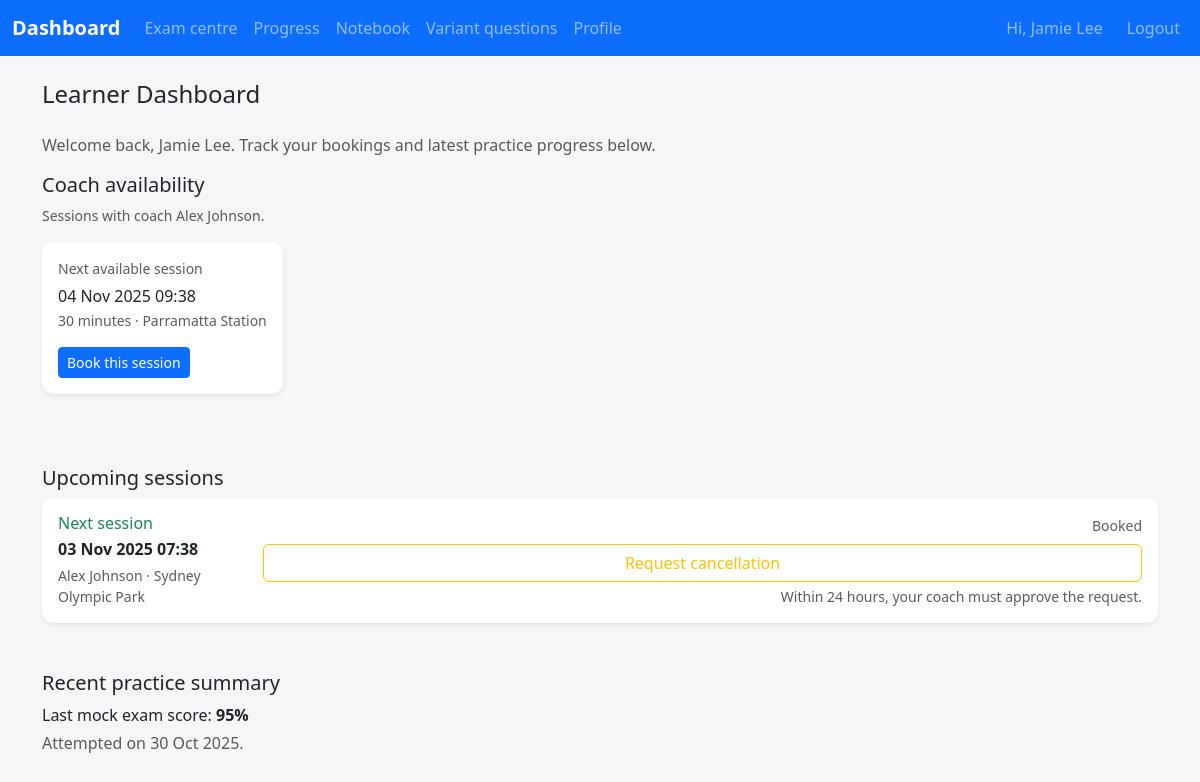
/student/dashboard (signed in), run on the app's committed database.
### app/models.py (models this page shows, shortened)
class Student(UserMixin, db.Model):
    __tablename__ = "students"
    id = db.Column(db.Integer, primary_key=True)
    name = db.Column(db.String(120), nullable=False)
    email = db.Column(db.String(120), unique=True)
    mobile_number = db.Column(db.String(20), unique=True, nullable=False)
    password_hash = db.Column(db.String(255), nullable=False)
    state = db.Column(db.String(10), nullable=False)
    preferred_language = db.Column(db.String(20), nullable=False, default="ENGLISH")
    target_exam_date = db.Column(Date)
    avatar_url = db.Column(db.String(500))
    notification_push_enabled = db.Column(Boolean, nullable=False, default=True)
    notification_email_enabled = db.Column(Boolean, nullable=False, default=True)
    profile_version = db.Column(db.Integer, nullable=False, default=1)
    profile_updated_at = db.Column(
        db.DateTime, default=datetime.utcnow, onupdate=datetime.utcnow, nullable=False
    )
    last_login_at = db.Column(db.DateTime)
    assigned_coach_id = db.Column(db.Integer, db.ForeignKey("coaches.id"))
    coach = db.relationship("Coach", back_populates="students")
    mock_exam_summaries = db.relationship(
        "MockExamSummary", back_populates="student", cascade="all, delete-orphan"
    )
    bookings = db.relationship("Appointment", back_populates="student")
    exam_sessions = db.relationship(
        "StudentExamSession", back_populates="student", cascade="all, delete-orphan"
    )
    question_attempts = db.relationship(
        "QuestionAttempt", back_populates="student", cascade="all, delete-orphan"
    )
    notebook_entries = db.relationship(
        "NotebookEntry", back_populates="student", cascade="all, delete-orphan"
    )
    state_progress = db.relationship(
        "StudentStateProgress", back_populates="student", cascade="all, delete-orphan"
    )
    auth_tokens = db.relationship(
        "StudentAuthToken", back_populates="student", cascade="all, delete-orphan"
    )
    starred_questions = db.relationship(
        "StarredQuestion", back_populates="student", cascade="all, delete-orphan"
    )
    login_windows = db.relationship(
        "StudentLoginRateLimit", back_populates="student", cascade="all, delete-orphan"
    )
    variant_groups = db.relationship(
        "VariantQuestionGroup", back_populates="student", cascade="all, delete-orphan"
    )
    variant_questions = db.relationship(
        "VariantQuestion", back_populates="student", cascade="all, delete-orphan"
    )
    @property
    def is_student(self) -> bool:
        return True

class AccountUserMixin(UserMixin):
    """Base mixin that encodes the account type within the session id."""

class Coach(AccountUserMixin, db.Model):
    __tablename__ = "coaches"
    id = db.Column(db.Integer, primary_key=True)
    email = db.Column(db.String(120), unique=True, nullable=False)
    password_hash = db.Column(db.String(255), nullable=False)
    name = db.Column(db.String(120), nullable=False)
    mobile_number = db.Column("phone", db.String(20), unique=True, nullable=False)
    city = db.Column(db.String(100), nullable=False)
    state = db.Column(db.String(10), nullable=False)
    vehicle_types = db.Column(db.String(20), nullable=False)
    bio = db.Column(db.Text)
    created_at = db.Column(db.DateTime, default=datetime.utcnow, nullable=False)
    updated_at = db.Column(
        db.DateTime, default=datetime.utcnow, onupdate=datetime.utcnow, nullable=False
    )
    slots = db.relationship("AvailabilitySlot", back_populates="coach", cascade="all, delete-orphan")
    admin_profile = db.relationship("Admin", back_populates="coach", uselist=False)
    students = db.relationship("Student", back_populates="coach")

class AvailabilitySlot(db.Model):
    __tablename__ = "availability_slots"
    id = db.Column(db.Integer, primary_key=True)
    coach_id = db.Column(db.Integer, db.ForeignKey("coaches.id"), nullable=False)
    start_time = db.Column(db.DateTime, nullable=False)
    duration_minutes = db.Column(db.Integer, nullable=False)
    location_text = db.Column(db.String(255), nullable=False)
    status = db.Column(
        Enum("available", "booked", "unavailable", name="slot_status"),
        default="available",
        nullable=False,
    )
    coach = db.relationship("Coach", back_populates="slots")
    appointment = db.relationship(
        "Appointment",
        back_populates="slot",
        uselist=False,
        cascade="all, delete-orphan",
    )
    __table_args__ = (
        CheckConstraint("duration_minutes IN (30, 60)", name="duration_limit"),
        UniqueConstraint("coach_id", "start_time", name="uq_coach_slot_start"),
    )

class MockExamSummary(db.Model):
    __tablename__ = "mock_exam_summaries"
    id = db.Column(db.Integer, primary_key=True)
    student_id = db.Column(db.Integer, db.ForeignKey("students.id"), nullable=False)
    state = db.Column(db.String(10))
    score = db.Column(db.Integer, nullable=False)
    taken_at = db.Column(db.DateTime, default=datetime.utcnow, nullable=False)
    student = db.relationship("Student", back_populates="mock_exam_summaries")

### app/student/routes.py (the view)
@student_bp.route("/dashboard")
@login_required
def dashboard():
    student = _current_student()
    if not student:
        return _redirect_non_students()
    now = datetime.utcnow()
    upcoming_records = (
        Appointment.query.join(AvailabilitySlot)
        .filter(Appointment.student_id == student.id)
        .filter(Appointment.status.in_(["booked", "pending_cancel"]))
        .filter(AvailabilitySlot.start_time >= now)
        .order_by(AvailabilitySlot.start_time.asc())
        .all()
    )
    upcoming_appointments: list[dict[str, object]] = []
    for record in upcoming_records:
        delta = record.slot.start_time - now
        hours_until = delta.total_seconds() / 3600
        if record.status == "pending_cancel":
            cancel_mode = "pending"
        elif hours_until < 2:
            cancel_mode = "locked"
        elif hours_until < 24:
            cancel_mode = "needs_approval"
        else:
            cancel_mode = "self_service"
        upcoming_appointments.append(
            {
                "appointment": record,
                "hours_until": max(hours_until, 0.0),
                "cancel_mode": cancel_mode,
                "status_label": _t(
                    STATUS_LABELS.get(
                        record.status, record.status.replace("_", " ")
                    )
                ),
            }
        )
    latest_summary = student.mock_exam_summaries[-1] if student.mock_exam_summaries else None
    assigned_coach = student.coach
    available_slots: list[AvailabilitySlot] = []
    if assigned_coach:
        available_slots = (
            AvailabilitySlot.query.filter_by(coach_id=assigned_coach.id, status="available")
            .filter(AvailabilitySlot.start_time >= now)
            .order_by(AvailabilitySlot.start_time.asc())
            .limit(6)
            .all()
        )
    return render_template(
        "student/dashboard.html",
        upcoming_appointments=upcoming_appointments,
        latest_summary=latest_summary,
        available_slots=available_slots,
        assigned_coach=assigned_coach,
    )

### app/coach/routes.py (called while the page is built, shortened)
@coach_bp.before_app_request
def _restrict_student_portal_access():
    if request.blueprint != "coach":
        return None

### app/i18n.py (called while the page is built)
def normalise_language_code(language: str | None) -> str | None:
    if not language:
        return None
    code = language.strip().upper()
    if code in SUPPORTED_LANGUAGES:
        return code
    return None

def ensure_language_code(language: str | None) -> str:
    normalised = normalise_language_code(language)
    return normalised or DEFAULT_LANGUAGE

def translate_text(text: str, language: str, **format_values: str) -> str:
    catalogue = TRANSLATIONS.get(language, {})
    translated = catalogue.get(text, text)
    if format_values:
        try:
            return translated.format(**format_values)
        except (KeyError, IndexError):
            return translated
    return translated

### app/student/routes.py (called while the page is built)
def _t(message: str, **values: str) -> str:
    language = ensure_language_code(getattr(g, "active_language", DEFAULT_LANGUAGE))
    return translate_text(message, language, **values)

def _current_student() -> Student | None:
    if not current_user.is_authenticated:
        return None
    student = current_user._get_current_object()
    if isinstance(student, Student):
        return student
    return None

### app/templates/student/dashboard.html (shortened to what this page needs)
{% extends 'base.html' %}
{% block content %}
<h1 class="h4 mb-4">{{ _('Learner Dashboard') }}</h1>
<p class="text-muted">{{ _('Welcome back, {name}. Track your bookings and latest practice progress below.').format(name=current_user.name) }}</p>
<section class="mb-5">
  <h2 class="h5">{{ _('Coach availability') }}</h2>
  {% if not assigned_coach %}
  <div class="alert alert-info" role="alert">
    {{ _('You are not assigned to a coach yet. Contact support to be paired before booking a session.') }}
  </div>
  {% else %}
  <p class="text-muted small">{{ _('Sessions with coach {name}.').format(name=assigned_coach.name) }}</p>
  {% if available_slots %}
  {% set next_slot = available_slots[0] %}
  <div class="card border-0 shadow-sm mb-4 d-inline-block w-auto">
    <div class="card-body p-3">
      <p class="text-muted small mb-2">{{ _('Next available session') }}</p>
      <h3 class="h6 mb-1">{{ next_slot.start_time.strftime('%d %b %Y %H:%M') }}</h3>
      <p class="text-muted small mb-0">{{ next_slot.duration_minutes }} {{ _('minutes') }} · {{ next_slot.location_text }}</p>
      <form method="post" action="{{ url_for('student.book_slot', slot_id=next_slot.id) }}" class="mt-3">
        <button class="btn btn-primary btn-sm" type="submit">{{ _('Book this session') }}</button>
      </form>
    </div>
  </div>
  {% else %}
  <div class="alert alert-secondary" role="alert">
    {{ _('Your coach has no open times right now. Check back later or message them directly.') }}
  </div>
  {% endif %}
  {% endif %}
</section>
<section class="mb-5">
  <h2 class="h5">{{ _('Upcoming sessions') }}</h2>
  {% if upcoming_appointments %}
  {% set next_entry = upcoming_appointments[0] %}
  {% set next_appointment = next_entry.appointment %}
  <div class="card border-0 shadow-sm mb-3">
    <div class="card-body">
      <div class="d-flex flex-column flex-md-row justify-content-between align-items-md-center gap-3">
        <div>
          <h3 class="h6 text-success mb-1">{{ _('Next session') }}</h3>
          <p class="mb-1 fw-semibold">{{ next_appointment.slot.start_time.strftime('%d %b %Y %H:%M') }}</p>
          <p class="text-muted small mb-0">{{ next_appointment.slot.coach.name }} · {{ next_appointment.slot.location_text }}</p>
        </div>
        <div class="w-100 w-md-auto text-md-end">
          <p class="text-muted small mb-2">{{ next_entry.status_label }}</p>
          {% set cancel_mode = next_entry.cancel_mode %}
          {% if cancel_mode == 'self_service' %}
          <form method="post" action="{{ url_for('student.cancel_appointment', appointment_id=next_appointment.id) }}" class="d-flex gap-2">
            <button class="btn btn-outline-danger w-100 w-md-auto" type="submit">{{ _('Cancel session') }}</button>
          </form>
          {% elif cancel_mode == 'needs_approval' %}
          <form method="post" action="{{ url_for('student.cancel_appointment', appointment_id=next_appointment.id) }}">
            <button class="btn btn-outline-warning w-100 w-md-auto" type="submit">{{ _('Request cancellation') }}</button>
            <div class="form-text text-start text-md-end">{{ _('Within 24 hours, your coach must approve the request.') }}</div>
          </form>
          {% elif cancel_mode == 'pending' %}
          <span class="badge bg-warning text-dark">{{ _('Awaiting coach approval') }}</span>
          {% else %}
          <span class="text-muted small">{{ _('Cancellations closed within 2 hours of start time.') }}</span>
          {% endif %}
        </div>
      </div>
    </div>
  </div>
  {% else %}
  <div class="alert alert-info" role="alert">
    {{ _('You have no upcoming sessions booked. Check with your coach to schedule one.') }}
  </div>
  {% endif %}
</section>
<section>
  <h2 class="h5">{{ _('Recent practice summary') }}</h2>
  {% if latest_summary %}
  <p class="mb-1">{{ _('Last mock exam score:') }} <strong>{{ latest_summary.score }}%</strong></p>
  <p class="text-muted">{{ _('Attempted on {date}.').format(date=latest_summary.taken_at.strftime('%d %b %Y')) }}</p>
  {% else %}
  <div class="alert alert-secondary" role="alert">
    {{ _('Complete a mock exam in the learner app to see your progress here.') }}
  </div>
  {% endif %}
</section>
{% endblock %}

### app/templates/base.html (shortened to what this page needs)
<!doctype html>
<html lang="{{ 'zh-Hans' if active_language == 'CHINESE' else 'en' }}">
  <head>
    <link
      href="https://cdn.jsdelivr.net/npm/bootstrap@5.3.3/dist/css/bootstrap.min.css"
      rel="stylesheet"
    >
    <link rel="stylesheet" href="{{ url_for('static', filename='css/app.css') }}">
  </head>
  <body class="{% block body_class %}{% endblock %}">
    {% block navbar %}
    <nav class="navbar navbar-expand-lg navbar-dark bg-primary mb-4">
      <div class="container-fluid">
        {% if current_user.is_authenticated %}
          {% set is_student = current_user.is_student %}
          {% set home_endpoint = 'student.dashboard' if is_student else 'coach.dashboard' %}
        {% else %}
          {% set is_student = False %}
          {% set home_endpoint = 'coach.login' %}
        {% endif %}
        <a class="navbar-brand" href="{{ url_for(home_endpoint) }}" aria-label="{{ _('Dashboard') }}">
          {{ _('Dashboard') }}
        </a>
        <div class="collapse navbar-collapse" id="navbarNav">
          {% set endpoint = request.endpoint or '' %}
          <ul class="navbar-nav me-auto">
            {% if current_user.is_authenticated %}
              {% if is_student %}
              <li class="nav-item"><a class="nav-link {% if endpoint.startswith('student.exams') %}active{% endif %}" href="{{ url_for('student.exams') }}">{{ _('Exam centre') }}</a></li>
              <li class="nav-item"><a class="nav-link {% if endpoint == 'student.progress' %}active{% endif %}" href="{{ url_for('student.progress') }}">{{ _('Progress') }}</a></li>
              <li class="nav-item"><a class="nav-link " href="{{ url_for('student.notebook') }}">{{ _('Notebook') }}</a></li>
              <li class="nav-item"><a class="nav-link {% if endpoint.startswith('student.variant') %}active{% endif %}" href="{{ url_for('student.variant_list') }}">{{ _('Variant questions') }}</a></li>
              <li class="nav-item"><a class="nav-link {% if endpoint.startswith('student.profile') %}active{% endif %}" href="{{ url_for('student.profile') }}">{{ _('Profile') }}</a></li>
              {% endif %}
            {% endif %}
          </ul>
          <ul class="navbar-nav ms-auto align-items-center gap-3">
            {% if current_user.is_authenticated %}
            <li class="nav-item d-flex align-items-center gap-2">
              <span class="navbar-text">{{ _('Hi') }}, {{ current_user.name }}</span>
            </li>
            <li class="nav-item"><a class="nav-link" href="{{ url_for('coach.logout') }}">{{ _('Logout') }}</a></li>
            {% endif %}
          </ul>
        </div>
      </div>
    </nav>
    {% endblock %}
    <main class="{% block main_class %}container{% endblock %}">
      {% block content %}{% endblock %}
    </main>
  </body>
</html>

### app/static/css/app.css (style rules this page uses)
body { background-color: #f5f6f8; }
.navbar-brand { font-weight: 600; }
.card { border-radius: 0.75rem; }

### data on the page
Student: name "Jamie Lee"
Coach: slot.coach.name "Alex Johnson"
AvailabilitySlot: start_time "04 Nov 2025 09:38", duration_minutes "30", location_text "Parramatta Station"
AvailabilitySlot: slot.start_time "03 Nov 2025 07:38", slot.location_text "Sydney Olympic Park"
MockExamSummary: score "95"

### other printed values
{{ next_entry.status_label }} "Booked"
